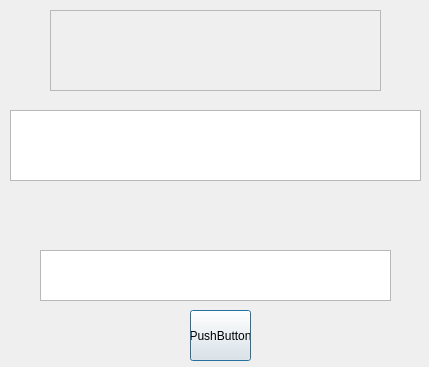
<?xml version="1.0" encoding="UTF-8"?>
<ui version="4.0">
 <class>secdialog</class>
 <widget class="QDialog" name="secdialog">
  <property name="geometry">
   <rect>
    <x>0</x>
    <y>0</y>
    <width>429</width>
    <height>367</height>
   </rect>
  </property>
  <property name="windowTitle">
   <string>Dialog</string>
  </property>
  <widget class="QLabel" name="Czas">
   <property name="geometry">
    <rect>
     <x>50</x>
     <y>10</y>
     <width>331</width>
     <height>81</height>
    </rect>
   </property>
   <property name="frameShape">
    <enum>QFrame::StyledPanel</enum>
   </property>
   <property name="text">
    <string/>
   </property>
  </widget>
  <widget class="QPushButton" name="pushButton">
   <property name="geometry">
    <rect>
     <x>190</x>
     <y>310</y>
     <width>61</width>
     <height>51</height>
    </rect>
   </property>
   <property name="text">
    <string>PushButton</string>
   </property>
  </widget>
  <widget class="QTextBrowser" name="textBrowser">
   <property name="geometry">
    <rect>
     <x>10</x>
     <y>110</y>
     <width>411</width>
     <height>71</height>
    </rect>
   </property>
  </widget>
  <widget class="QTextEdit" name="textEdit">
   <property name="geometry">
    <rect>
     <x>40</x>
     <y>250</y>
     <width>351</width>
     <height>51</height>
    </rect>
   </property>
  </widget>
 </widget>
 <resources/>
 <connections/>
</ui>
